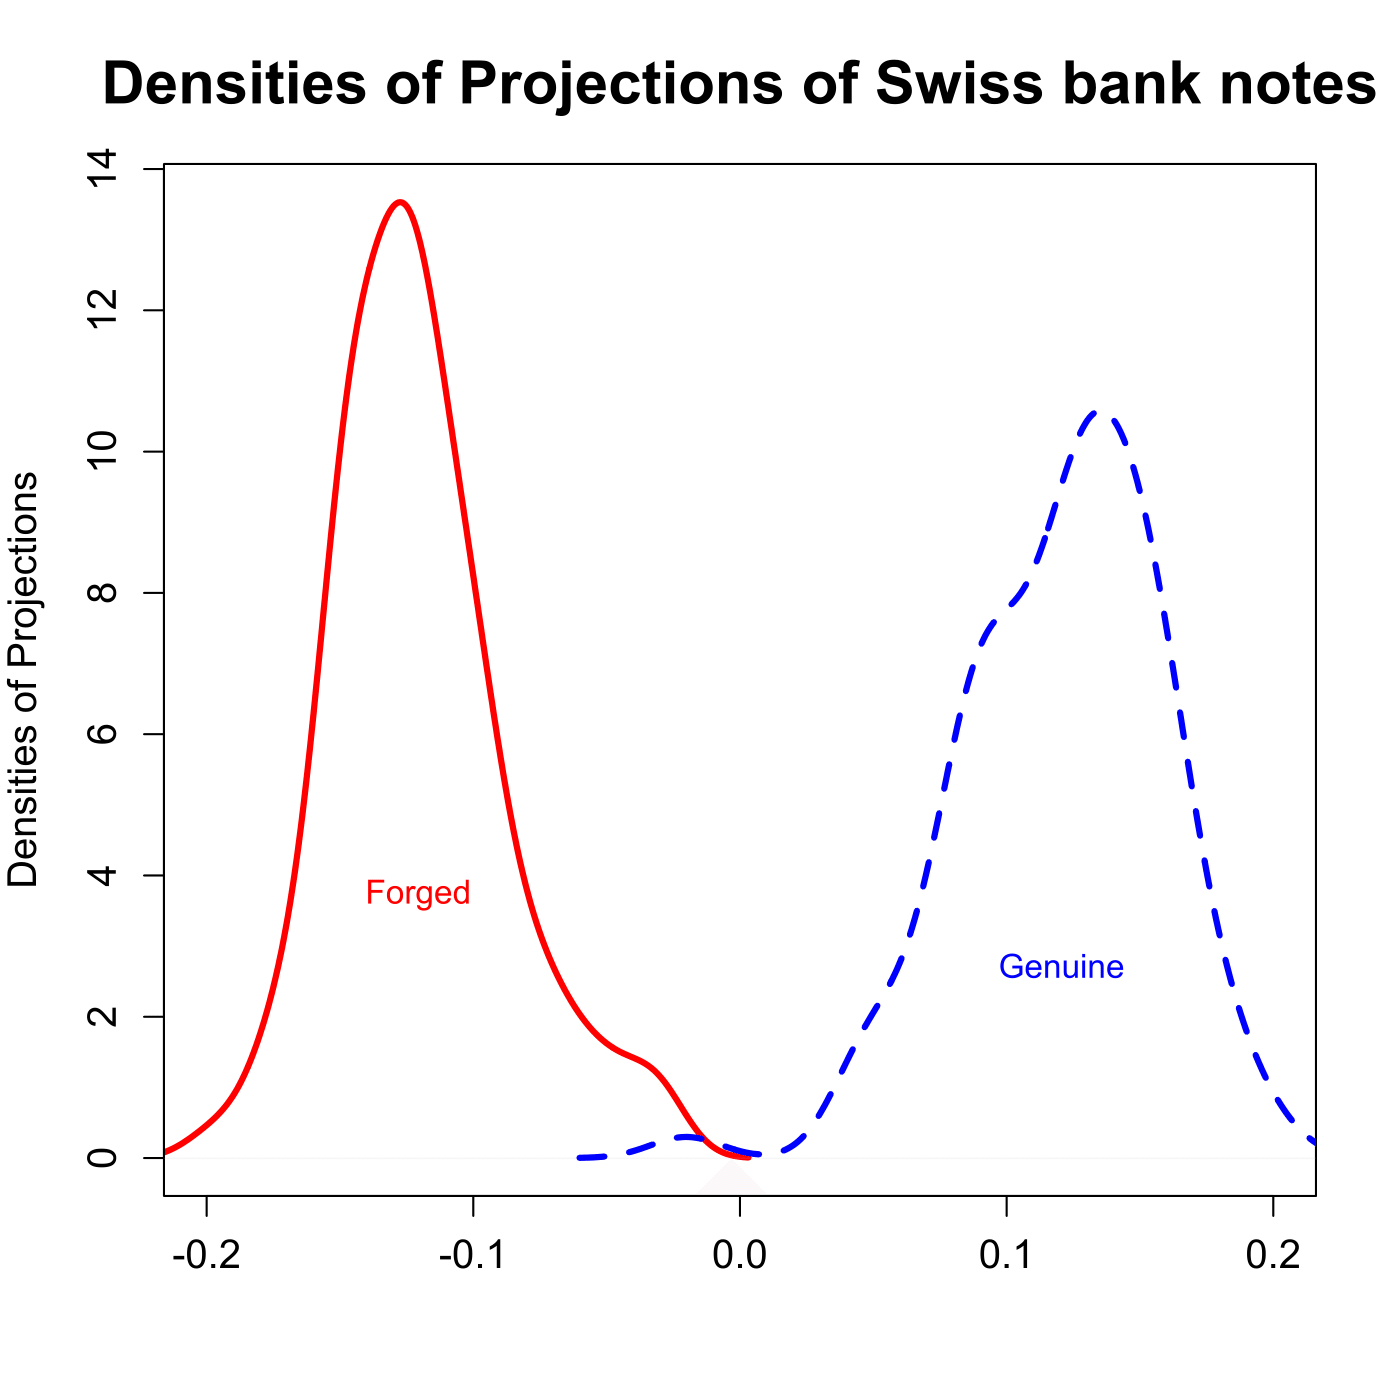

Write R code to recreate this figure.

# clear all variables
rm(list = ls(all = TRUE))
graphics.off()

# reads the bank data
x = read.table("bank2.dat")

xg  = x[1:100, ]                # Group first 100 observations    
xf  = x[101:200, ]              # Group second 100 observations
mg  = colMeans(xg)              # Determine the mean for the seperate groups and overall sample
mf  = colMeans(xf)
m   = (mg + mf)/2
w   = 100 * (cov(xg) + cov(xf)) # matrix w for within sum-of-squares
d   = mg - mf                   # Difference in means
a   = solve(w) %*% d            # Determine the factors for linear combinations

yg = as.matrix(xg - matrix(m, nrow = 100, ncol = 6, byrow = T)) %*% a  # Discriminant rule for genuine notes
yf = as.matrix(xf - matrix(m, nrow = 100, ncol = 6, byrow = T)) %*% a  # Discriminant rule for forged notes

xgtest = yg
sg = sum(xgtest < 0)            # Number of misclassified genuine notes

xftest = yf                     # Number of misclassified forged notes
sf = sum(xftest > 0)

fg = density(yg)                # density of projection of genuine notes
ff = density(yf)                # density of projection of forged notes

# plot
plot(ff, lwd = 3, col = "red", xlab = "", ylab = "Densities of Projections", main = "Densities of Projections of Swiss bank notes", 
    xlim = c(-0.2, 0.2), cex.lab = 1.2, cex.axis = 1.2, cex.main = 1.8)
lines(fg, lwd = 3, col = "blue", lty = 2)
text(mean(yf), 3.72, "Forged", col = "red")
text(mean(yg), 2.72, "Genuine", col = "blue")
